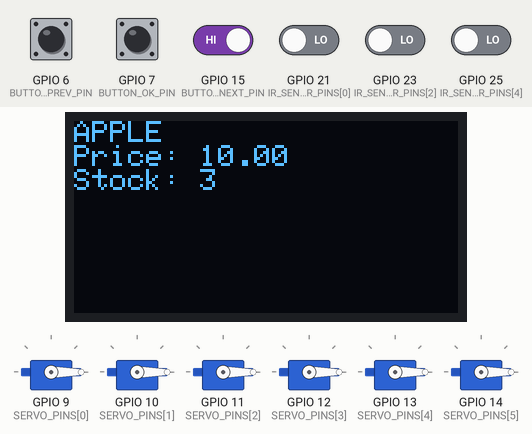
Recording of a sketch running on a simulated ESP32-S3. Shown: 128×64 one-colour display, 6 × servo. The inputs (shaded band) are chosen by the test bench; at power-on: GPIO 6 (BUTTON_PREV_PIN), GPIO 7 (BUTTON_OK_PIN), GPIO 15 (BUTTON_NEXT_PIN) HIGH, GPIO 21 (IR_SENSOR_PINS[0]), GPIO 23 (IR_SENSOR_PINS[2]), GPIO 25 (IR_SENSOR_PINS[4]) LOW.

Above: at 1.2 s.
1.3 s: GPIO 7 (BUTTON_OK_PIN) pulled LOW for 1 s
At 2.0 s:
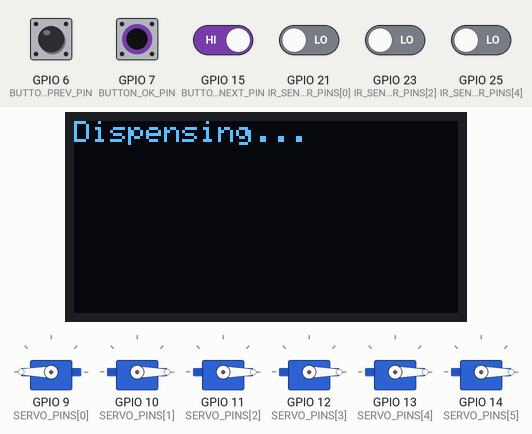
At 5.1 s:
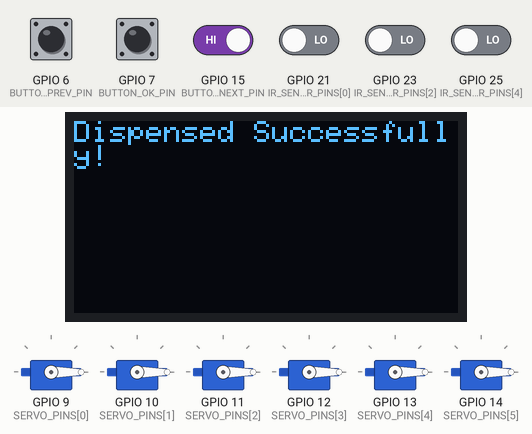
5.3 s: GPIO 7 (BUTTON_OK_PIN) driven LOW and GPIO 15 (BUTTON_NEXT_PIN) driven LOW
At 8.8 s:
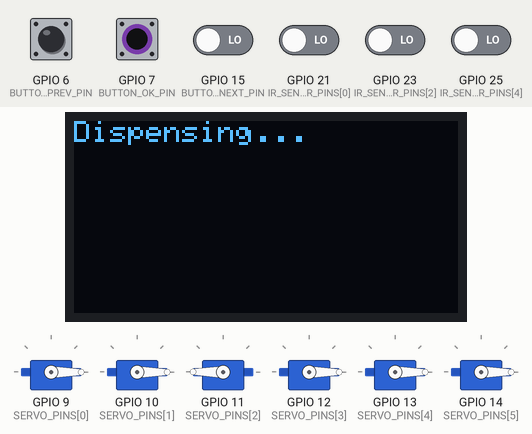
Timing chart, 0 to 21.2 s (numbered marks = the images above; inputs shaded):
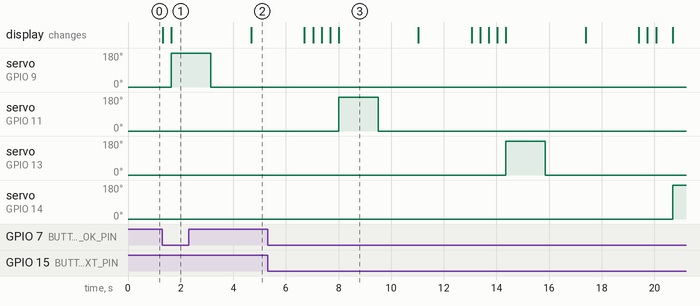

The sketch:

6thupdateh_dec31a.ino
```cpp
#include <Wire.h>
#include <Adafruit_GFX.h>
#include <Adafruit_SSD1306.h>
#include <ESP32Servo.h>

#define SCREEN_WIDTH 128
#define SCREEN_HEIGHT 64
#define OLED_RESET    -1

Adafruit_SSD1306 display(SCREEN_WIDTH, SCREEN_HEIGHT, &Wire, OLED_RESET);

// Pin definitions for buttons
#define BUTTON_PREV_PIN  6  // Previous button
#define BUTTON_OK_PIN    7  // OK button
#define BUTTON_NEXT_PIN  15 // Next button

// Servo and IR sensor pin definitions
const int SERVO_PINS[] = {9, 10, 11, 12, 13, 14};
const int IR_SENSOR_PINS[] = {21, 22, 23, 24, 25, 26};

Servo dispenserServos[6];

// Product details
struct Product {
  const char* name;
  float price;
  int stock;
};

Product products[] = {
  {"APPLE", 10.0, 3},
  {"COCACOLA", 20.0, 3},
  {"SPRITE", 30.0, 3},
  {"PRIME", 40.0, 3},
  {"7up", 50.0, 3},
  {"DRINKO", 60.0, 3}
};

int currentIndex = 0;
bool confirmDispense = false;

void setup() {
  Serial.begin(115200);

  Wire.begin(5, 4);
  if (!display.begin(SSD1306_SWITCHCAPVCC, 0x3C)) {
    Serial.println("OLED initialization failed!");
    while (1);
  }

  pinMode(BUTTON_PREV_PIN, INPUT_PULLUP);
  pinMode(BUTTON_OK_PIN, INPUT_PULLUP);
  pinMode(BUTTON_NEXT_PIN, INPUT_PULLUP);

  for (int i = 0; i < 6; i++) {
    dispenserServos[i].attach(SERVO_PINS[i]);
    dispenserServos[i].write(0); // Initial position
    pinMode(IR_SENSOR_PINS[i], INPUT);
  }

  updateDisplay();
}

void loop() {
  if (digitalRead(BUTTON_PREV_PIN) == LOW) {
    previousProduct();
    delay(300);
  }

  if (digitalRead(BUTTON_OK_PIN) == LOW) {
    okButton();
    delay(300);
  }

  if (digitalRead(BUTTON_NEXT_PIN) == LOW) {
    nextProduct();
    delay(300);
  }
}

void updateDisplay() {
  display.clearDisplay();

  Product currentProduct = products[currentIndex];

  display.setTextSize(1.99);
  display.setTextColor(SSD1306_WHITE);
  display.setCursor(0, 0);
  display.println(currentProduct.name);
  display.print("Price: ");
  display.println(currentProduct.price);
  display.print("Stock: ");
  display.println(currentProduct.stock);

  display.display();
}

void previousProduct() {
  if (currentIndex > 0) {
    currentIndex--;
    updateDisplay();
  }
}

void nextProduct() {
  if (currentIndex < 5) {
    currentIndex++;
    updateDisplay();
  }
}

void okButton() {
  if (!confirmDispense) {
    Product currentProduct = products[currentIndex];

    if (currentProduct.stock > 0) {
      display.clearDisplay();
      display.setCursor(0, 20);
      display.print("Dispense: ");
      display.println(currentProduct.name);
      display.setCursor(0, 40);
      display.print("Press OK again");
      display.display();
      confirmDispense = true;
    } else {
      display.clearDisplay();
      display.setCursor(0, 20);
      display.print("Out of Stock!");
      display.display();
      delay(2000);
      updateDisplay();
    }
  } else {
    dispenseProduct();
    confirmDispense = false;
  }
}

void dispenseProduct() {
  Product& currentProduct = products[currentIndex];

  display.clearDisplay();
  display.setCursor(0, 0);
  display.print("Dispensing...");
  display.display();

  int servoIndex = currentIndex;

  // Ensure servo rotates 180 degrees and back
  dispenserServos[servoIndex].write(180);
  delay(1500); // Increased delay for full rotation
  dispenserServos[servoIndex].write(0);
  delay(1500);

  if (digitalRead(IR_SENSOR_PINS[servoIndex]) == LOW) {
    currentProduct.stock--;
    display.clearDisplay();
    display.setCursor(0, 0);
    display.print("Dispensed Successfully!");
  } else {
    display.clearDisplay();
    display.setCursor(0, 0);
    display.print("Dispensing Failed!");
  }
  display.display();

  delay(2000);
  updateDisplay();
}
```

Measured:
- after the input at 1.3 s, servo on GPIO 9 (SERVO_PINS[0]): 0° → 180° after 0.35 s, → 0° 1.5 s later; the display: first changes at once (image 1 shows a later state)
- after the input at 5.3 s, servo on GPIO 11 (SERVO_PINS[2]): 0° → 180° after 2.7 s, → 0° 1.5 s later; servo on GPIO 13 (SERVO_PINS[4]): 0° → 180° after 9.1 s, → 0° 1.5 s later; servo on GPIO 14 (SERVO_PINS[5]): 0° → 180° after 15.4 s; the display: first differs from a run without the input after 1.7 s (image 3 shows a later state)
